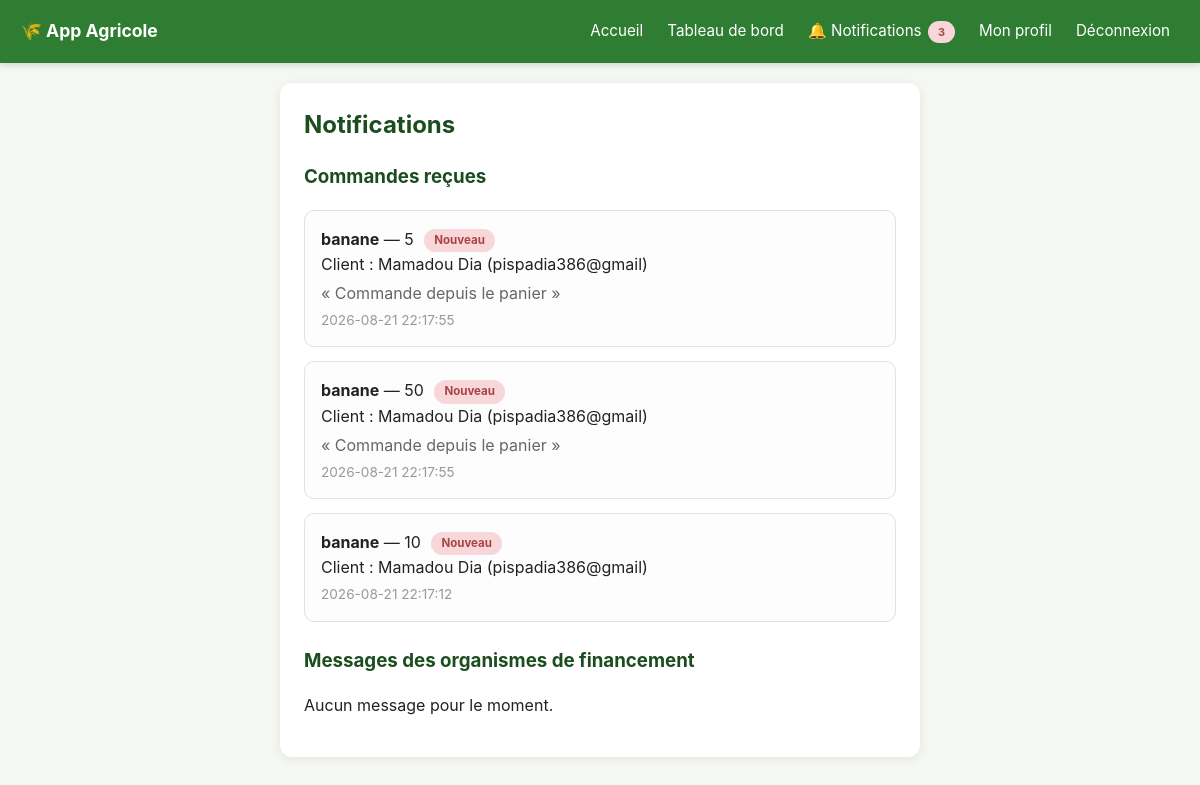
Screenshot of /notifications (signed in) with the database file from the repository.
### tables this page shows
CREATE TABLE commandes (
            id INTEGER PRIMARY KEY AUTOINCREMENT,
            recolte_id INTEGER NOT NULL,
            client_id INTEGER NOT NULL,
            quantite_demandee TEXT NOT NULL,
            message TEXT,
            statut TEXT NOT NULL DEFAULT 'en_attente' CHECK(statut IN ('en_attente', 'confirmee', 'livree', 'annulee')),
            date_creation TEXT DEFAULT CURRENT_TIMESTAMP, lu INTEGER NOT NULL DEFAULT 0,
            FOREIGN KEY (recolte_id) REFERENCES recoltes (id),
            FOREIGN KEY (client_id) REFERENCES "utilisateurs_ancien" (id)
        );

CREATE TABLE recoltes (
            id INTEGER PRIMARY KEY AUTOINCREMENT,
            agriculteur_id INTEGER NOT NULL,
            nom TEXT NOT NULL,
            quantite TEXT NOT NULL,
            prix TEXT NOT NULL,
            date_disponibilite TEXT NOT NULL,
            localite TEXT NOT NULL,
            description TEXT,
            photo TEXT,
            date_creation TEXT DEFAULT CURRENT_TIMESTAMP, prix_gros TEXT, quantite_gros_min TEXT, statut TEXT NOT NULL DEFAULT 'disponible',
            FOREIGN KEY (agriculteur_id) REFERENCES "utilisateurs_ancien" (id)
        );

CREATE TABLE utilisateurs (
                id INTEGER PRIMARY KEY AUTOINCREMENT,
                nom TEXT NOT NULL,
                email TEXT NOT NULL UNIQUE,
                mot_de_passe TEXT NOT NULL,
                role TEXT NOT NULL CHECK(role IN ('client', 'agriculteur', 'fournisseur', 'financeur'))
            );

### app.py (the view, shortened to what this page needs)
@app.route("/notifications")
def notifications():
    if not utilisateur_connecte():
        return redirect(url_for("connexion"))
    role = session["role"]
    utilisateur_id = session["utilisateur_id"]
    connexion_bd = get_connexion()
    commandes = []
    messages_financement = []
    messages_fournisseur = []
    interets_offre = []
    if role == "agriculteur":
        commandes = connexion_bd.execute(
            """SELECT commandes.*, recoltes.nom AS nom_recolte,
                      utilisateurs.nom AS nom_client, utilisateurs.email AS email_client
               FROM commandes
               JOIN recoltes ON commandes.recolte_id = recoltes.id
               JOIN utilisateurs ON commandes.client_id = utilisateurs.id
               WHERE recoltes.agriculteur_id = ?
               ORDER BY commandes.lu ASC, commandes.date_creation DESC""",
            (utilisateur_id,)
        ).fetchall()
        messages_financement = connexion_bd.execute(
            """SELECT contacts_demande.*, demandes_financement.objet,
                      utilisateurs.nom AS nom_financeur
               FROM contacts_demande
               JOIN demandes_financement ON contacts_demande.demande_id = demandes_financement.id
               JOIN utilisateurs ON contacts_demande.financeur_id = utilisateurs.id
               WHERE demandes_financement.agriculteur_id = ?
               ORDER BY contacts_demande.lu ASC, contacts_demande.date_creation DESC""",
            (utilisateur_id,)
        ).fetchall()
        connexion_bd.execute(
            """UPDATE commandes SET lu = 1 WHERE recolte_id IN
               (SELECT id FROM recoltes WHERE agriculteur_id = ?)""",
            (utilisateur_id,)
        )
        connexion_bd.execute(
            """UPDATE contacts_demande SET lu = 1 WHERE demande_id IN
               (SELECT id FROM demandes_financement WHERE agriculteur_id = ?)""",
            (utilisateur_id,)
        )
    connexion_bd.commit()
    connexion_bd.close()
    return render_template(
        "notifications.html", role=role, commandes=commandes,
        messages_financement=messages_financement,
        messages_fournisseur=messages_fournisseur, interets_offre=interets_offre
    )

### app.py (called while the page is built, shortened)
def utilisateur_connecte():
    return "utilisateur_id" in session

def compter_notifications_non_lues(utilisateur_id, role):
    connexion_bd = get_connexion()
    total = 0
    if role == "agriculteur":
        r = connexion_bd.execute(
            """SELECT COUNT(*) AS n FROM commandes
               JOIN recoltes ON commandes.recolte_id = recoltes.id
               WHERE recoltes.agriculteur_id = ? AND commandes.lu = 0""",
            (utilisateur_id,)
        ).fetchone()
        total += r["n"]
        r = connexion_bd.execute(
            """SELECT COUNT(*) AS n FROM contacts_demande
               JOIN demandes_financement ON contacts_demande.demande_id = demandes_financement.id
               WHERE demandes_financement.agriculteur_id = ? AND contacts_demande.lu = 0""",
            (utilisateur_id,)
        ).fetchone()
        total += r["n"]
    connexion_bd.close()
    return total

@app.context_processor
def injecter_notifications():
    if utilisateur_connecte():
        return {"nb_notifications": compter_notifications_non_lues(session["utilisateur_id"], session["role"])}
    return {"nb_notifications": 0}

### database.py (called while the page is built)
def get_connexion():
    if UTILISE_POSTGRES:
        connexion_brute = psycopg2.connect(
            DATABASE_URL, cursor_factory=psycopg2.extras.RealDictCursor
        )
    else:
        connexion_brute = sqlite3.connect(DB_NAME)
        connexion_brute.row_factory = sqlite3.Row
    return ConnexionCompatible(connexion_brute)

    def execute(self, requete, parametres=()):
        curseur = self._connexion.cursor()
        if UTILISE_POSTGRES:
            requete = requete.replace("?", "%s")
        curseur.execute(requete, parametres)
        return curseur

    def commit(self):
        self._connexion.commit()

    def close(self):
        self._connexion.close()

### templates/notifications.html (shortened to what this page needs)
{% extends "base.html" %}
{% block contenu %}
    <h2>Notifications</h2>
    {% if role == 'agriculteur' %}
        <h3>Commandes reçues</h3>
        {% if commandes %}
            {% for c in commandes %}
                <div class="carte-recolte">
                    <div>
                        <strong>{{ c.nom_recolte }}</strong> — {{ c.quantite_demandee }}
                        {% if not c.lu %}<span class="badge badge-epuise">Nouveau</span>{% endif %}<br>
                        Client : {{ c.nom_client }} ({{ c.email_client }})
                        {% if c.message %}<p style="margin: 5px 0 0; color: #666;">« {{ c.message }} »</p>{% endif %}
                        <p style="margin: 5px 0 0; font-size: 0.85em; color: #999;">{{ c.date_creation }}</p>
                    </div>
                </div>
            {% endfor %}
        {% else %}
            <p>Aucune commande pour le moment.</p>
        {% endif %}
        <h3 style="margin-top: 25px;">Messages des organismes de financement</h3>
        {% if messages_financement %}
            {% for m in messages_financement %}
                <div class="carte-recolte">
                    <div>
                        <strong>{{ m.objet }}</strong>
                        {% if not m.lu %}<span class="badge badge-epuise">Nouveau</span>{% endif %}<br>
                        De : {{ m.nom_financeur }}
                        {% if m.message %}<p style="margin: 5px 0 0; color: #666;">« {{ m.message }} »</p>{% endif %}
                        <p style="margin: 5px 0 0; font-size: 0.85em; color: #999;">{{ m.date_creation }}</p>
                    </div>
                </div>
            {% endfor %}
        {% else %}
            <p>Aucun message pour le moment.</p>
        {% endif %}
    {% else %}
        <p>Tu seras notifié ici dès qu'un agriculteur répondra à l'une de tes commandes.</p>
    {% endif %}
{% endblock %}

### templates/base.html (style rules this page uses)
* { box-sizing: border-box; }
body { font-family: -apple-system, BlinkMacSystemFont, "Segoe UI", Arial, sans-serif; background-color: #f4f7f2; margin: 0; padding: 0; color: #222; line-height: 1.5; }
h1, h2, h3 { color: #1b4d1e; margin-top: 0; }
.carte-recolte { border: 1px solid #e2e2e2; border-radius: 10px; padding: 16px; margin-bottom: 14px; display: flex; gap: 15px; flex-wrap: wrap; background: #fcfdfc; }
.carte-recolte > div { flex: 1; min-width: 200px; }
.badge { display: inline-block; padding: 3px 10px; border-radius: 12px; font-size: 0.72em; font-weight: bold; margin-left: 6px; vertical-align: middle; }
.badge-epuise { background-color: #f8d7da; color: #a94442; }

### rows the page displays
commandes: nom_recolte "banane", quantite_demandee "5", lu "Nouveau", nom_client "Mamadou Dia", email_client "pispadia386@gmail", message "Commande depuis le panier", date_creation "2026-08-21 22:17:55"
commandes: nom_recolte "banane", quantite_demandee "50", lu "Nouveau", nom_client "Mamadou Dia", email_client "pispadia386@gmail", message "Commande depuis le panier", date_creation "2026-08-21 22:17:55"
commandes: nom_recolte "banane", quantite_demandee "10", lu "Nouveau", nom_client "Mamadou Dia", email_client "pispadia386@gmail", date_creation "2026-08-21 22:17:12"

### other values shown
{{ nb_notifications }} "3"
